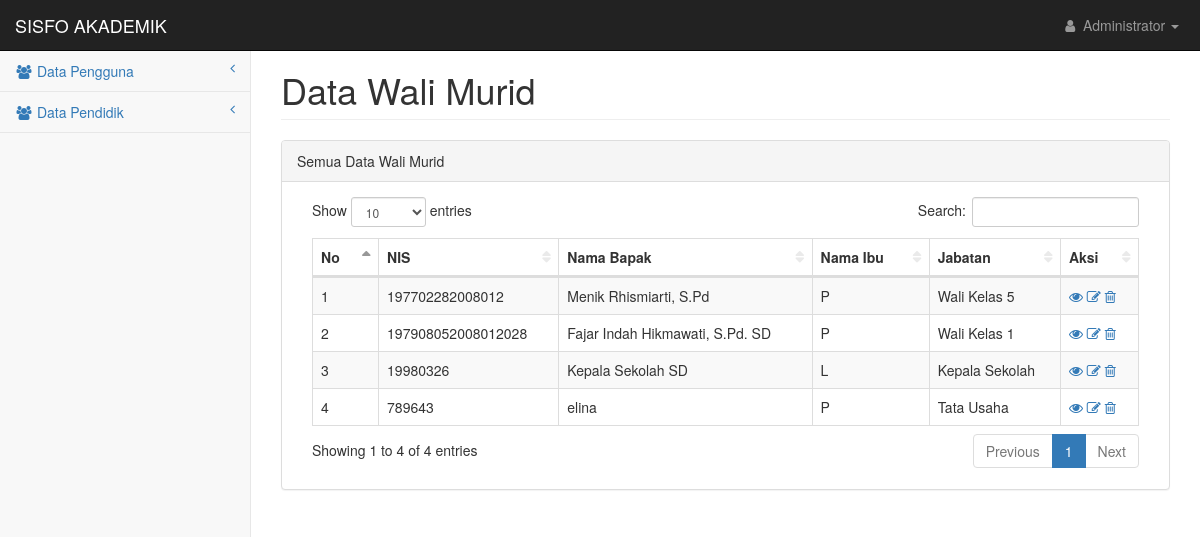
The app's page /pages/wali.php (signed in) with its own data.
### tables this page shows
CREATE TABLE `tb_guru` (
  `nip` char(20) NOT NULL,
  `nm_guru` varchar(50) NOT NULL,
  `jns_kel` varchar(1) NOT NULL,
  `alamat` varchar(50) NOT NULL,
  `pend_terakhir` varchar(10) NOT NULL,
  `jabatan` varchar(30) NOT NULL,
  `status` varchar(15) NOT NULL
);

### pages/wali.php (the view, shortened to what this page needs)
<?php
include 'header.php';
?>
            <div id="page-wrapper">
                <div class="container-fluid">
                    <div class="row">
                        <div class="col-lg-12">
                            <h1 class="page-header">Data Wali Murid</h1>
                        </div>
                    </div>
                    <div class="row">
                        <div class="col-lg-12">
                            <div class="panel panel-default">
                                <div class="panel-heading">
                                    Semua Data Wali Murid
                                </div>
                                <div class="panel-body">
                                    <div class="table-responsive col-md-12">
                                        <table class="table table-striped table-bordered table-hover" id="dataTables-example">
                                            <thead>
                                                <tr>
                                                    <th>No</th>
                                                    <th>NIS</th>
                                                    <th>Nama Bapak</th>
                                                    <th>Nama Ibu</th>
                                                    <th>Jabatan</th>
                                                    <th>Aksi</th>
                                                </tr>
                                            </thead>
                                            <tbody>
                                                <?php
                                                $no = 1;
                                                $sql = mysqli_query($connect, "Select * from tb_guru");
                                                while($data = mysqli_fetch_array($sql)){
                                                ?>
                                                <tr class="odd gradeX">
                                                    <td><?php echo $no++; ?></td>
                                                    <td><?php echo $data['nip']; ?></td>
                                                    <td><?php echo $data['nm_guru']; ?></td>
                                                    <td><?php echo $data['jns_kel']; ?></td>
                                                    <td><?php echo $data['jabatan']; ?></td>
                                                    <td><a href="det_guru.php?id=<?php echo $data['nip'];?>"><i class="fa fa-eye" aria-hidden="true" title="Detail"></i></a>&nbsp;<a href="edit_guru.php?id=<?php echo $data['nip'];?>"><i class="fa fa-edit" aria-hidden="true" title="Edit"></i></a>&nbsp;<a href="del_guru.php?id=<?php echo $data['nip'];?>"  onclick="javascript: return confirm('Anda yakin hapus ?')"><i class="fa fa-trash-o" aria-hidden="true" title="Delete"></i></a></td>
                                                </tr>
                                                <?php } ?>
                                            </tbody>
                                        </table>
                                    </div>
                                </div>
                            </div>
                        </div>
                    </div>
                </div>
            </div>
<?php include 'footer.php'; ?>

### css/startmin.css (style rules this page uses)
body { background-color: #f8f8f8; }
#page-wrapper { padding-top: 30px; min-height: 568px; background-color: #fff; }
@media (min-width:768px) { #page-wrapper { position: inherit; margin-left: 250px; padding: 30px 15px 0 15px; border-left: 1px solid #e7e7e7; } }
table.dataTable thead .sorting, table.dataTable thead .sorting_asc, table.dataTable thead .sorting_desc, table.dataTable thead .sorting_asc_disabled, table.dataTable thead .sorting_desc_disabled { background: 0 0; }
table.dataTable thead .sorting_asc:after { content: "\f0de"; float: right; font-family: fontawesome; }
table.dataTable thead .sorting:after { content: "\f0dc"; float: right; font-family: fontawesome; color: rgba(50,50,50,.5); }

### records on screen
tb_guru: nip "197702282008012", nm_guru "Menik Rhismiarti, S.Pd", jns_kel "P", jabatan "Wali Kelas 5"
tb_guru: nip "197908052008012028", nm_guru "Fajar Indah Hikmawati, S.Pd. SD", jns_kel "P", jabatan "Wali Kelas 1"
tb_guru: nip "19980326", nm_guru "Kepala Sekolah SD", jns_kel "L", jabatan "Kepala Sekolah"
tb_guru: nip "789643", nm_guru "elina", jns_kel "P", jabatan "Tata Usaha"

### other values on screen
$_SESSION['nama'] "Administrator"
